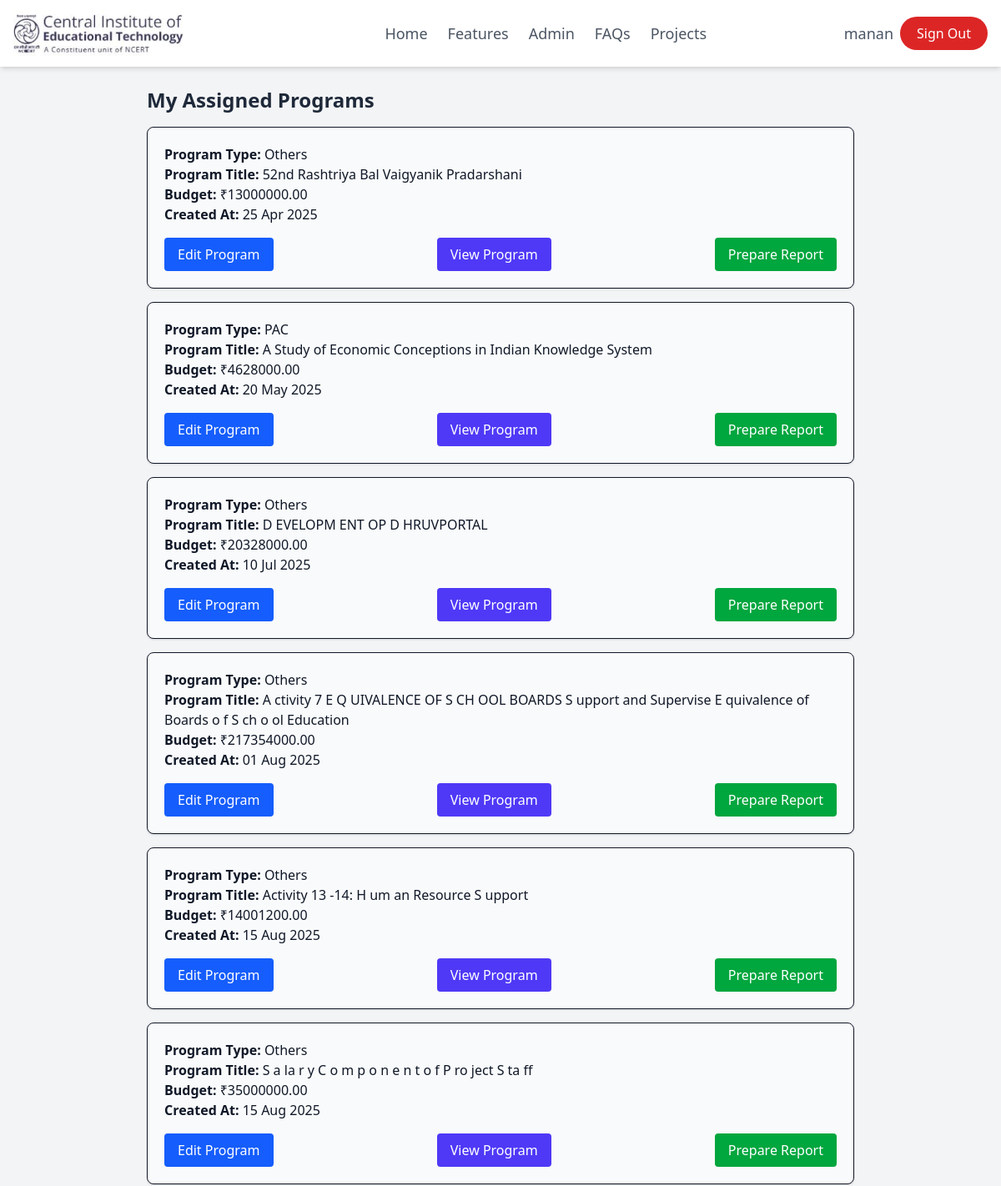
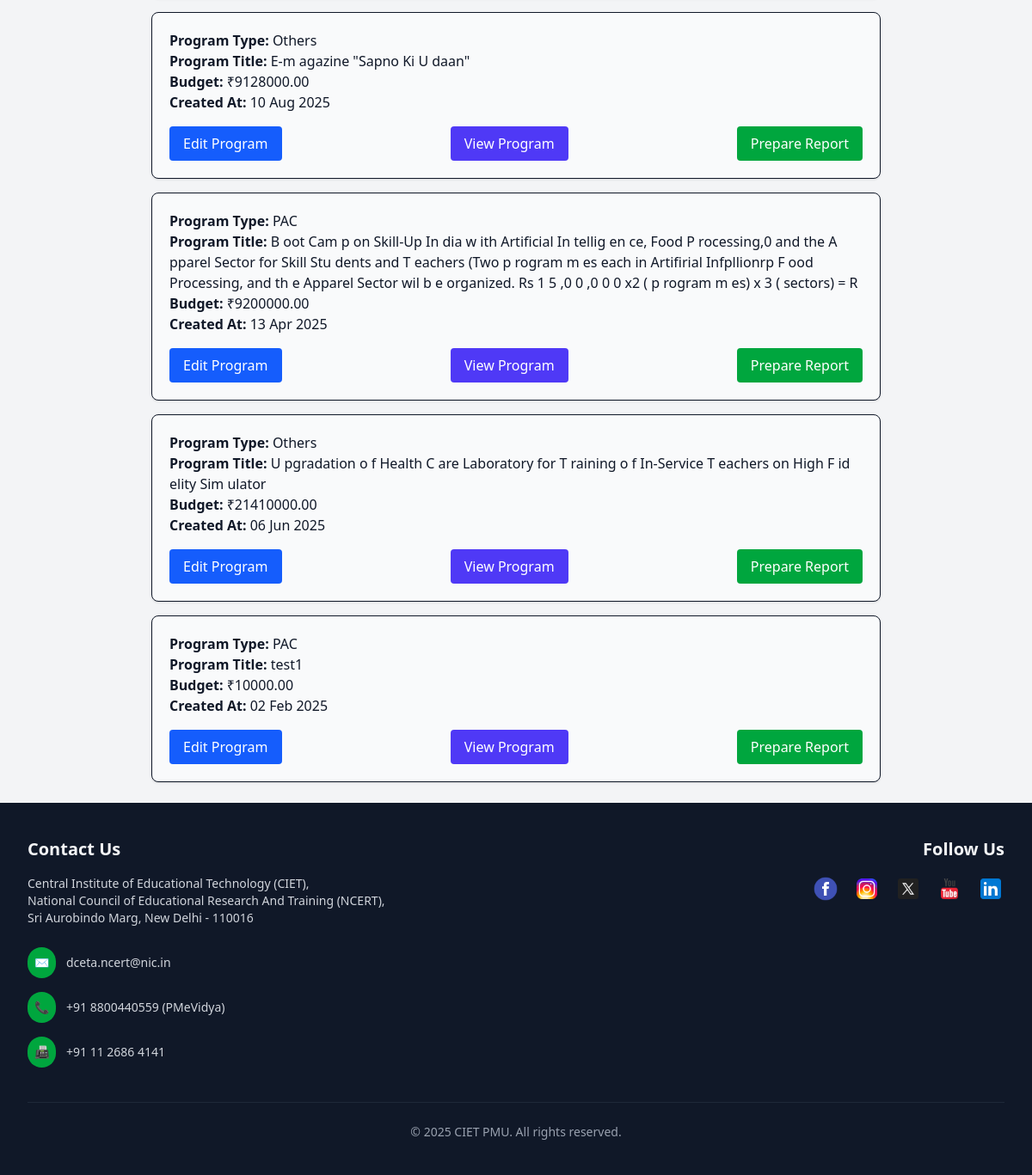
The app's page /user_dashboard/ (signed in) with its own data (2 pictures, top to bottom).
### admin_dashboard/models.py (models this page shows)
class User(models.Model):
    username = models.TextField(unique=True)
    password = models.TextField()
    role = models.TextField(blank=True, null=True)
    name = models.TextField()
    email = models.TextField(unique=True)
    class Meta:
        managed = False
        db_table = 'User'

class Program(models.Model):
    type = models.TextField(blank=True, null=True)
    title = models.TextField()
    coordinator = models.ForeignKey('User', models.DO_NOTHING)
    annual_budget = models.ForeignKey(Annualbudget, models.DO_NOTHING)
    created_at = models.DateTimeField(default=timezone.now)
    updated_at = models.DateTimeField(default=timezone.now)
    program_budget = models.DecimalField(decimal_places=2, max_digits=12)
    program_sub_type = models.TextField()
    class Meta:
        managed = False
        db_table = 'Program'

### user_dashboard/views.py (the view)
# urls.py: path('', include('user_dashboard.urls')),
def user_dashboard(request):
    user_id = request.session.get('user_id')
    if not user_id:
        return redirect('login')
    user = get_object_or_404(User, pk=user_id)
    programs = Program.objects.filter(coordinator_id=user.id)
    subtask = Subentry.objects.all()
    return render(request, 'user_dashboard/user_dashboard.html', {
        'user': user,
        'programs': programs,
        'subtask':subtask
    })

### user_dashboard/templates/user_dashboard/user_dashboard.html (shortened to what this page needs)
{% extends "layout.html" %}
{% load static %}
{% block content %}
{% include "partials/navbar.html" %}
<div class="flex flex-col md:flex-row h-auto min-h-screen px-2 sm:px-4">
  <div class="w-full max-w-3xl lg:max-w-4xl mx-auto p-3 sm:p-6">
    <h2 class="text-xl sm:text-2xl font-semibold text-gray-800 mb-4">My Assigned Programs</h2>
    {% if programs %}
    <div class="space-y-4">
      {% for program in programs %}
      <div class="p-4 sm:p-5 border rounded-lg bg-gray-50 text-sm sm:text-base shadow-sm hover:shadow-md transition">
        <p><strong>Program Type:</strong> {{ program.type }}</p>
        <p><strong>Program Title:</strong> {{ program.title }}</p>
        <p><strong>Budget:</strong> ₹{{ program.program_budget }}</p>
        <p><strong>Created At:</strong> {{ program.created_at|date:"d M Y" }}</p>
        <div class="flex flex-col sm:flex-row justify-between gap-2 sm:gap-4 mt-4">
          <a href="{% url 'edit_program' program.id %}">
            <button class="w-full sm:w-auto px-4 py-2 bg-blue-600 text-white rounded hover:bg-blue-700 transition">
              Edit Program
            </button>
          </a>
          <button onclick="toggleSummary('{{ program.id }}')" class="w-full sm:w-auto px-4 py-2 bg-indigo-600 text-white rounded hover:bg-indigo-700 transition">
            View Program
          </button>
          <a href="{% url 'prepare_report' program.id %}">
            <button class="w-full sm:w-auto px-4 py-2 bg-green-600 text-white rounded hover:bg-green-700 transition">
              Prepare Report
            </button>
          </a>
        </div>
      </div>
      {% endfor %}
    </div>
    {% else %}
    <p class="text-gray-500 text-center text-sm sm:text-base mt-6">No programs assigned to you yet.</p>
    {% endif %}
  </div>
</div>
{% endblock %}

### templates/partials/navbar.html (shortened to what this page needs)
{% load static %}
<nav class="flex items-center justify-between px-4 py-3 bg-white shadow-md sticky top-0 z-50">
    <div class="flex items-center space-x-3">
        <a href="/">
            <img src="{% static 'images/home_page_images/ciet-full-logo.jpg' %}" alt="CIET PMU Logo"
                 class="h-10 sm:h-12 md:h-14 transition-transform duration-300 hover:scale-110">
        </a>
    </div>
    <div class="hidden md:flex space-x-4 lg:space-x-6">
        <a href="/" class="nav-link">Home</a>
        <a href="#features" class="nav-link">Features</a>
        <a href="#admin" class="nav-link">Admin</a>
        <a href="#faqs" class="nav-link">FAQs</a>
        <a href="{% url 'user_dashboard' %}" class="nav-link">Projects</a>
    </div>
    <div class="flex flex-wrap items-center gap-2">
    <span class="text-gray-600 text-sm lg:text-lg font-medium">{{ request.session.username }}</span>
    {% if not request.session.username and request.path != '/admin_login/' %}
        <a href="{% url 'login' %}" class="btn-indigo">Login</a>
    {% elif request.path != '/admin_login/' %}
        <a href="{% url 'logout' %}" class="btn-red">Sign Out</a>
    {% endif %}
</div>
</nav>

### static/css/main.css (style rules this page uses)
.nav-link { color: #4B5563; font-size: 1rem; font-weight: 500; transition-property: color; transition-duration: 300ms; }
@media (min-width: 1024px) { .nav-link { font-size: 1.125rem; } }
.btn-red { color: #fff; background-color: #DC2626; padding: 0.1rem 0.7rem; border-radius: 9999px; font-weight: 400; font-size: 0.700rem; transition: all 300ms; transform: scale(1); }
@media (min-width: 768px) { .btn-red { padding: 0.5rem 1.25rem; font-size: 1rem; } }

### records on screen
User: session.username "manan"
Program: type "Others", title "52nd Rashtriya Bal Vaigyanik Pradarshani", program_budget "13000000.00", created_at "25 Apr 2025"
Program: type "PAC", title "A Study of Economic Conceptions in Indian Knowledge System", program_budget "4628000.00", created_at "20 May 2025"
Program: type "Others", title "D EVELOPM ENT OP D HRUVPORTAL", program_budget "20328000.00", created_at "10 Jul 2025"
Program: type "Others", title "A ctivity 7 E Q UIVALENCE OF S CH OOL BOARDS S upport and Supervise E quivalence of Boards o f S ch o ol Education", program_budget "217354000.00", created_at "01 Aug 2025"
Program: type "Others", title "Activity 13 -14: H um an Resource S upport", program_budget "14001200.00", created_at "15 Aug 2025"
Program: type "Others", title "S a la r y C o m p o n e n t o f P ro ject S ta ff", program_budget "35000000.00", created_at "15 Aug 2025"
Program: type "Others", title "E-m agazine \"Sapno Ki U daan\"", program_budget "9128000.00", created_at "10 Aug 2025"
Program: type "PAC", title "B oot Cam p on Skill-Up In dia w ith Artificial In tellig en ce, Food P rocessing,0 and the A pparel Sector for Skill Stu dents and T eachers (Two p rogram m es each in Artifirial Infpllionrp F ood Processing, and th e Apparel Sector wil b e organized. Rs 1 5 ,0 0 ,0 0 0 x2 ( p rogram m es) x 3 ( sectors) = R", program_budget "9200000.00", created_at "13 Apr 2025"
Program: type "Others", title "U pgradation o f Health C are Laboratory for T raining o f In-Service T eachers on High F id elity Sim ulator", program_budget "21410000.00", created_at "06 Jun 2025"
Program: type "PAC", title "test1", program_budget "10000.00", created_at "02 Feb 2025"
